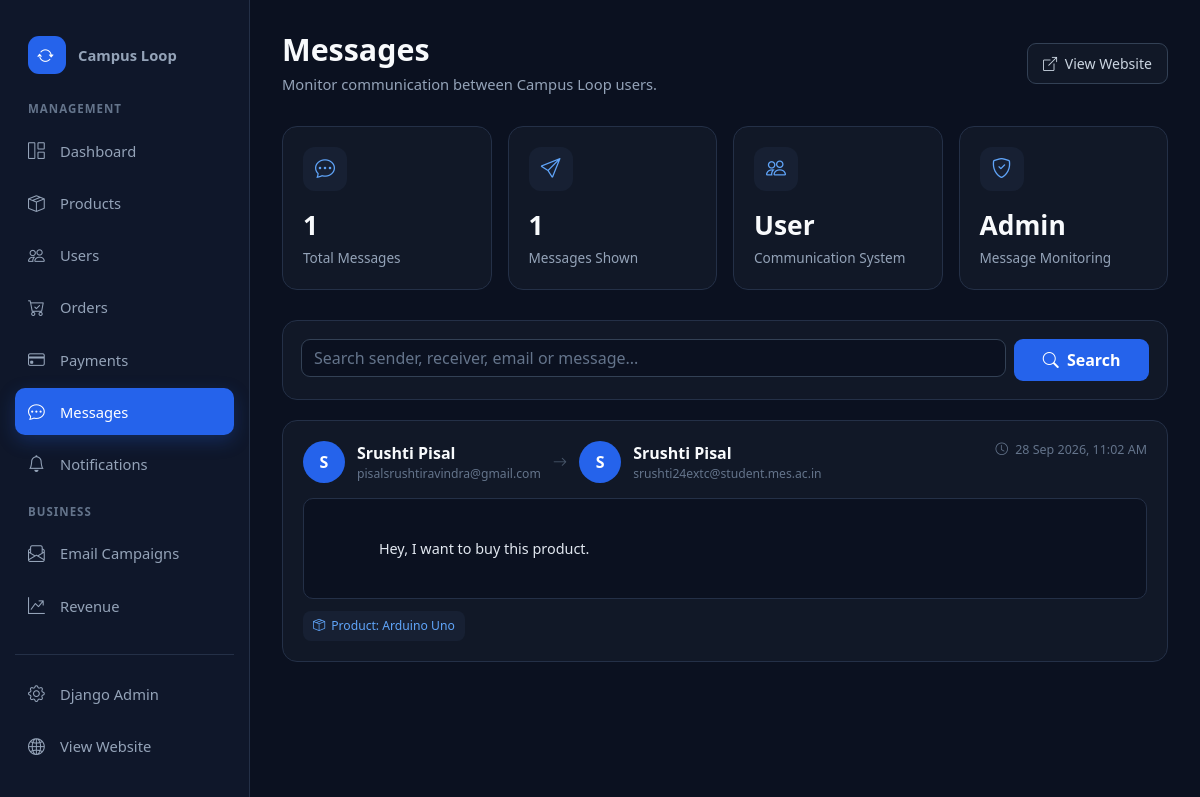
Screenshot of /admin-dashboard/messages/ (signed in) with the database file from the repository.
### messages_app/models.py (models this page shows, shortened)
class Message(models.Model):
    sender = models.ForeignKey(
        settings.AUTH_USER_MODEL,
        on_delete=models.CASCADE,
        related_name="sent_messages"
    )
    receiver = models.ForeignKey(
        settings.AUTH_USER_MODEL,
        on_delete=models.CASCADE,
        related_name="received_messages"
    )
    product = models.ForeignKey(
        "products.Product",
        on_delete=models.SET_NULL,
        null=True,
        blank=True,
        related_name="messages"
    )
    message = models.TextField()
    is_read = models.BooleanField(
        default=False
    )
    created_at = models.DateTimeField(
        auto_now_add=True
    )

### accounts/models.py (models this page shows)
class User(AbstractUser):
    ROLE_CHOICES = (
    ("user", "User"),
    ("admin", "Admin"),
)
    username = None
    email = models.EmailField(
        unique=True
    )
    phone = models.CharField(
        max_length=15,
        blank=True
    )
    college = models.CharField(
        max_length=150,
        blank=True
    )
    role = models.CharField(
    max_length=10,
    choices=ROLE_CHOICES,
    default="user"
)
    objects = UserManager()
    USERNAME_FIELD = "email"
    REQUIRED_FIELDS = []

### products/models.py (models this page shows, shortened)
class Product(models.Model):
    LISTING_TYPES = (
        ("buy", "Buy"),
        ("rent", "Rent"),
        ("exchange", "Exchange"),
        ("free", "Free"),
    )
    CONDITION_CHOICES = (
        ("new", "New"),
        ("like_new", "Like New"),
        ("good", "Good"),
        ("used", "Used"),
    )
    STATUS_CHOICES = (
        ("pending", "Pending"),
        ("approved", "Approved"),
        ("rejected", "Rejected"),
        ("sold", "Sold"),
    )
    name = models.CharField(max_length=200)
    seller = models.ForeignKey(
        settings.AUTH_USER_MODEL,
        on_delete=models.CASCADE,
        related_name="products"
    )
    category = models.ForeignKey(
        Category,
        on_delete=models.PROTECT,
        related_name="products"
    )
    description = models.TextField()
    price = models.DecimalField(
        max_digits=10,
        decimal_places=2,
        default=0
    )
    condition = models.CharField(
        max_length=20,
        choices=CONDITION_CHOICES,
        default="good"
    )
    stock = models.PositiveIntegerField(default=1)
    listing_type = models.CharField(
        max_length=20,
        choices=LISTING_TYPES,
        default="buy"
    )
    image = models.ImageField(
        upload_to="products/",
        blank=True,
        null=True
    )
    status = models.CharField(
        max_length=20,
        choices=STATUS_CHOICES,
        default="pending"
    )
    created_at = models.DateTimeField(auto_now_add=True)
    updated_at = models.DateTimeField(auto_now=True)

### core/views.py (the view, shortened to what this page needs)
@staff_member_required
def admin_messages(request):
    from messages_app.models import Message
    messages_list = (
        Message.objects
        .select_related("sender", "receiver", "product")
        .order_by("-created_at")
    )
    search = request.GET.get("search", "").strip()
    return render(
        request,
        "admin_messages.html",
        {
            "messages_list": messages_list,
            "search": search,
        }
    )

### templates/admin_messages.html (shortened to what this page needs)
<!DOCTYPE html>
<html lang="en">
<head>
    <link
        href="https://cdn.jsdelivr.net/npm/bootstrap@5.3.3/dist/css/bootstrap.min.css"
        rel="stylesheet"
    >
    <link
        rel="stylesheet"
        href="https://cdn.jsdelivr.net/npm/bootstrap-icons@1.11.3/font/bootstrap-icons.min.css"
    >
</head>
<body>
<aside class="sidebar">
    <a href="{% url 'admin_dashboard' %}" class="brand">
        <span class="brand-icon">
            <i class="bi bi-arrow-repeat"></i>
        </span>
        Campus Loop
    </a>
    <div class="sidebar-title">
        Management
    </div>
    <a href="{% url 'admin_dashboard' %}">
        <i class="bi bi-grid-1x2"></i>
        Dashboard
    </a>
    <a href="{% url 'admin_products' %}">
        <i class="bi bi-box-seam"></i>
        Products
    </a>
    <a href="{% url 'admin_users' %}">
        <i class="bi bi-people"></i>
        Users
    </a>
    <a href="{% url 'admin_orders' %}">
        <i class="bi bi-cart-check"></i>
        Orders
    </a>
    <a href="{% url 'admin_payments' %}">
        <i class="bi bi-credit-card"></i>
        Payments
    </a>
    <a href="{% url 'admin_messages' %}" class="active">
        <i class="bi bi-chat-dots"></i>
        Messages
    </a>
    <a href="{% url 'admin_notifications' %}">
        <i class="bi bi-bell"></i>
        Notifications
    </a>
    <div class="sidebar-title">
        Business
    </div>
    <a href="{% url 'create_campaign' %}">
        <i class="bi bi-envelope-paper"></i>
        Email Campaigns
    </a>
    <a href="{% url 'admin_revenue' %}">
        <i class="bi bi-graph-up-arrow"></i>
        Revenue
    </a>
    <div class="sidebar-bottom">
        <a href="/admin/">
            <i class="bi bi-gear"></i>
            Django Admin
        </a>
        <a href="/">
            <i class="bi bi-globe2"></i>
            View Website
        </a>
    </div>
</aside>
<main class="main">
    <div class="top-header">
        <div>
            <h1 class="page-title">
                Messages
            </h1>
            <div class="page-subtitle">
                Monitor communication between Campus Loop users.
            </div>
        </div>
        <a href="/" class="view-site">
            <i class="bi bi-box-arrow-up-right me-1"></i>
            View Website
        </a>
    </div>
    <div class="row g-3">
        <div class="col-xl-3 col-md-6">
            <div class="stat-card">
                <div class="stat-icon">
                    <i class="bi bi-chat-dots"></i>
                </div>
                <div class="stat-number">
                    {{ messages_list|length }}
                </div>
                <div class="stat-label">
                    Total Messages
                </div>
            </div>
        </div>
        <div class="col-xl-3 col-md-6">
            <div class="stat-card">
                <div class="stat-icon">
                    <i class="bi bi-send"></i>
                </div>
                <div class="stat-number">
                    {{ messages_list|length }}
                </div>
                <div class="stat-label">
                    Messages Shown
                </div>
            </div>
        </div>
        <div class="col-xl-3 col-md-6">
            <div class="stat-card">
                <div class="stat-icon">
                    <i class="bi bi-people"></i>
                </div>
                <div class="stat-number">
                    User
                </div>
                <div class="stat-label">
                    Communication System
                </div>
            </div>
        </div>
        <div class="col-xl-3 col-md-6">
            <div class="stat-card">
                <div class="stat-icon">
                    <i class="bi bi-shield-check"></i>
                </div>
                <div class="stat-number">
                    Admin
                </div>
                <div class="stat-label">
                    Message Monitoring
                </div>
            </div>
        </div>
    </div>
    <div class="search-box">
        <form method="get">
            <div class="row g-2">
                <div class="col-md-10">
                    <input
                        type="text"
                        name="search"
                        class="form-control"
                        placeholder="Search sender, receiver, email or message..."
                        value="{{ search }}"
                    >
                </div>
                <div class="col-md-2">
                    <button
                        type="submit"
                        class="btn-search w-100"
                    >
                        <i class="bi bi-search me-1"></i>
                        Search
                    </button>
                </div>
            </div>
        </form>
    </div>
    {% if messages_list %}
    <div class="messages-list">
        {% for message in messages_list %}
        <div class="message-card">
            <div class="message-top">
                <div class="people">
                    <div class="person-avatar">
                        {% if message.sender.first_name %}
                            {{ message.sender.first_name|first|upper }}
                        {% else %}
                            {{ message.sender.email|first|upper }}
                        {% endif %}
                    </div>
                    <div>
                        <div class="person-name">
                            {% if message.sender.first_name or message.sender.last_name %}
                                {{ message.sender.first_name }}
                                {{ message.sender.last_name }}
                            {% else %}
                                User
                            {% endif %}
                        </div>
                        <div class="person-email">
                            {{ message.sender.email }}
                        </div>
                    </div>
                    <i class="bi bi-arrow-right arrow-icon"></i>
                    <div class="person-avatar">
                        {% if message.receiver.first_name %}
                            {{ message.receiver.first_name|first|upper }}
                        {% else %}
                            {{ message.receiver.email|first|upper }}
                        {% endif %}
                    </div>
                    <div>
                        <div class="person-name">
                            {% if message.receiver.first_name or message.receiver.last_name %}
                                {{ message.receiver.first_name }}
                                {{ message.receiver.last_name }}
                            {% else %}
                                User
                            {% endif %}
                        </div>
                        <div class="person-email">
                            {{ message.receiver.email }}
                        </div>
                    </div>
                </div>
                <div class="message-date">
                    <i class="bi bi-clock me-1"></i>
                    {{ message.created_at|date:"d M Y, h:i A" }}
                </div>
            </div>
            <div class="message-content">
                {{ message.message }}
            </div>
            {% if message.product %}
            <div class="product-tag">
                <i class="bi bi-box-seam"></i>
                Product:
                {{ message.product.name }}
            </div>
            {% endif %}
        </div>
        {% endfor %}
    </div>
    {% endif %}
</main>
</body>
</html>

### templates/admin_messages.html (style rules this page uses)
* { box-sizing: border-box; }
body { margin: 0; background: #0b1120; color: #f8fafc; font-family: "Segoe UI", Arial, sans-serif; }
.sidebar { position: fixed; left: 0; top: 0; width: 250px; height: 100vh; background: #0f172a; border-right: 1px solid #243047; padding: 25px 15px; overflow-y: auto; }
.brand { display: flex; align-items: center; gap: 10px; padding: 0 12px 25px; color: #60a5fa; font-size: 1.35rem; font-weight: 800; text-decoration: none; }
.brand-icon { width: 38px; height: 38px; display: flex; align-items: center; justify-content: center; background: #2563eb; color: white; border-radius: 11px; }
.sidebar-title { color: #64748b; font-size: 0.72rem; font-weight: 700; text-transform: uppercase; letter-spacing: 1px; padding: 10px 13px; }
.sidebar a { display: flex; align-items: center; gap: 12px; padding: 11px 13px; margin-bottom: 5px; border-radius: 10px; color: #94a3b8; text-decoration: none; font-size: 0.92rem; transition: 0.2s ease; }
.sidebar a i { font-size: 1.05rem; width: 20px; }
.sidebar a.active { background: #2563eb; color: white; box-shadow: 0 6px 18px rgba(37, 99, 235, 0.25); }
.sidebar-bottom { margin-top: 25px; border-top: 1px solid #243047; padding-top: 15px; }
.main { margin-left: 250px; min-height: 100vh; padding: 32px; }
.top-header { display: flex; justify-content: space-between; align-items: center; margin-bottom: 30px; }
.page-title { font-size: 1.9rem; font-weight: 750; margin: 0; }
.page-subtitle { color: #94a3b8; margin-top: 5px; font-size: 0.92rem; }
.view-site { color: #cbd5e1; border: 1px solid #334155; background: #111827; padding: 9px 15px; border-radius: 9px; text-decoration: none; font-size: 0.88rem; }
.stat-card { background: #111827; border: 1px solid #243047; border-radius: 15px; padding: 20px; height: 100%; }
.stat-icon { width: 44px; height: 44px; border-radius: 12px; display: flex; align-items: center; justify-content: center; background: #172033; color: #60a5fa; font-size: 1.25rem; margin-bottom: 15px; }
.stat-number { font-size: 1.65rem; font-weight: 750; color: #f8fafc; }
.stat-label { color: #94a3b8; font-size: 0.85rem; margin-top: 3px; }
.search-box { background: #111827; border: 1px solid #243047; border-radius: 15px; padding: 18px; margin-top: 30px; margin-bottom: 20px; }
.search-box .form-control { background: #0b1120; color: #f8fafc; border: 1px solid #334155; border-radius: 9px; }
.search-box .form-control::placeholder { color: #64748b; }
.btn-search { background: #2563eb; color: white; border: none; border-radius: 9px; padding: 9px 18px; font-weight: 600; }
.messages-list { display: flex; flex-direction: column; gap: 15px; }
.message-card { background: #111827; border: 1px solid #243047; border-radius: 15px; padding: 20px; transition: 0.2s ease; }
.message-top { display: flex; justify-content: space-between; align-items: flex-start; gap: 15px; margin-bottom: 15px; }
.people { display: flex; align-items: center; gap: 12px; }
.person-avatar { width: 42px; height: 42px; border-radius: 50%; background: #2563eb; color: white; display: flex; align-items: center; justify-content: center; font-weight: 700; flex-shrink: 0; }
.person-name { color: #f8fafc; font-weight: 650; }
.person-email { color: #64748b; font-size: 0.76rem; }
.arrow-icon { color: #475569; font-size: 0.9rem; }
.message-date { color: #64748b; font-size: 0.78rem; white-space: nowrap; }
.message-content { background: #0b1120; border: 1px solid #243047; border-radius: 10px; padding: 15px; color: #e2e8f0 !important; font-size: 0.9rem; line-height: 1.6; white-space: pre-wrap; word-break: break-word; }
.product-tag { display: inline-flex; align-items: center; gap: 6px; margin-top: 12px; background: #172033; color: #60a5fa; border-radius: 8px; padding: 6px 10px; font-size: 0.76rem; }

### rows the page displays
Message: sender.first_name|first "S", sender.first_name "Srushti", sender.last_name "Pisal", sender.email "pisalsrushtiravindra@gmail.com", receiver.first_name|first "S", receiver.first_name "Srushti", receiver.last_name "Pisal", receiver.email "srushti24extc@student.mes.ac.in", created_at "28 Sep 2026, 11:02 AM", message "Hey, I want to buy this product.", product.name "Arduino Uno"

### other values shown
{{ messages_list|length }} "1"
